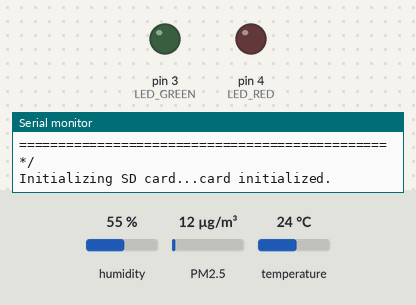
A sketch run on a simulated Arduino Nano, built with avr-gcc and run on an emulated ATmega328P. Shown: output pins drawn as LEDs (lit = HIGH), the last lines printed to the serial monitor. Inputs (shaded band) come from the test bench; at power-on: humidity 55 %, PM2.5 12 µg/m³, temperature 24 °C. The local clock reads 2024-03-15 10:24:30 at power-on unless the sketch sets it; storage starts empty.

Above: at 1.4 s.
At 32.7 s:
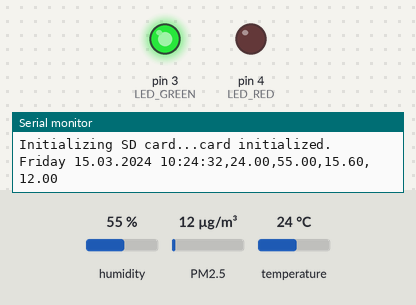
Timing chart, 0 to 81.0 s (numbered marks = the images above):
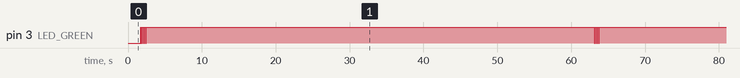

Measured:
- by itself, pin 3 (LED_GREEN): repeats every 61.3 s: 3 × (LOW 0.10 s, HIGH 0.10 s), LOW 0.11 s, HIGH 60.6 s
- by itself, everything shown: repeats every 61.3 s, in 8 steps

The sketch:

Feinstaubboxen_Schelztor_Gymnasium.ino
```cpp
// (licence header left out)
/*
 *   The circuit:
 *
 *   SD card attached to SPI bus as follows:
 *   MOSI - pin D11 on Arduino Nano
 *   MISO - pin D12 on Arduino Nano
 *   SCK - pin D13 on Arduino Nano
 *   CS - depends on your SD card shield or module. (D10)
 *
 *   DHT22 attached as follows:
 *   Data - pin D2 on Arduino Nano
 *
 *   DS3231(RTC) attached as follows:
 *   SDA - pin A4 on Arduino Nano
 *   SCL - pin A5 on Arduino Nano
 *
 *   SDS011(Particle Sensor) attached as follows:
 *   TXD - pin D5 on Arduino Nano
 *   RXD - pin D6 on Arduino Nano
 *
 *   LEDs attached as follows:
 *   LED_RED - pin D3 on Arduino Nano
 *   LED_GREEN - pin D4 on Arduino Nano
 */

// Librarys
  // include the SD library:
  #include <SPI.h>
  #include <SD.h>
  // include the DS3231 library:
  #include <DS3231.h>
  // include the DHT22 library:
  #include <DHT.h>
  // include the SDS011 library:
  #include <SDS011.h>
  // include start-up credentials:
  #include "info.h"
  // Init the DS3231 using the hardware interface:
  DS3231  rtc(SDA, SCL);
  // Init the SDS011:
  SDS011 pm_sensor;

// Constants
  // CS pin for SD card reader
  const int chipSelect = 10;
  // Pin which is connected to the DHT sensor.
  #define DHTPIN            2

  // Uncomment the type of sensor in use:
  //#define DHTTYPE           DHT11     // DHT 11
  #define DHTTYPE           DHT22     // DHT 22 (AM2302)
  //#define DHTTYPE           DHT21     // DHT 21 (AM2301)
  // Initialize DHT sensor
  DHT dht(DHTPIN, DHTTYPE);
  // Variables to store pm measurements
  float pm10,pm25;
  // Variable to store filename
  String fileName;
  // boolean for cr
  boolean cr = true;
  // Variables for status LEDs
  int LED_RED = 4;
  int LED_GREEN = 3;

// Options: Uncomment this if you want to use the SDS011 sleep mode capabilities
//(leads to: longer battery life & longer lifetime of the sensor)
//  #define SLEEPMODE

void setup() {
  // Initialize the rtc object
  rtc.begin();
  // Initialize the dht object
  dht.begin();
  // Initialize the pm_sensor object
  pm_sensor.begin(5,6); //TX,RX
  // define pins
  pinMode(LED_RED,OUTPUT);
  pinMode(LED_GREEN,OUTPUT);
  // Open serial communications and wait for port to open:
  Serial.begin(9600);

  while (!Serial) {
    ; // wait for serial port to connect. Needed for native USB port only
  }
  // print cr info
  Serial.println(CR);

  // create new filename
  String dow = rtc.getDOWStr(FORMAT_SHORT);
  String month = rtc.getMonthStr(FORMAT_SHORT);
  fileName =  month + dow + ".txt";

  Serial.print("Initializing SD card...");

  // see if the card is present and can be initialized:
  if (!SD.begin(chipSelect)) {
    Serial.println("Card failed, or not present");
    // toggle status LEDs
    digitalWrite(LED_RED,HIGH);
    digitalWrite(LED_GREEN,LOW);
    // don't do anything more:
    while (1);
  }
  Serial.println("card initialized.");
}

void loop() {
  // Reading temperature or humidity takes about 250 milliseconds!
  // Sensor readings may also be up to 2 seconds 'old' (its a very slow sensor)
  float h = dht.readHumidity();
  // Read temperature as Celsius (the default)
  float t = dht.readTemperature();

  // Check if any reads failed and exit early (to try again).
  if (isnan(h) || isnan(t)) {
    Serial.println("Failed to read from DHT sensor!");
    return;
  }

  // Measure pm
  if (! pm_sensor.read(&pm25,&pm10)) {        //returns a 0 when reading was successfully
    ;
  }

  else {
    Serial.println("Error reading sensor data. Check wiring!");
    }

  //short delay
  delay(500);

  File dataFile = SD.open(fileName, FILE_WRITE);

  if (dataFile) {
    // toggle status LEDs
    digitalWrite(LED_GREEN,HIGH);
    digitalWrite(LED_RED,LOW);
    if(cr == true) {
      dataFile.println(CR);
      dataFile.println(INFO);
      cr = false;
    }
      digitalWrite(LED_GREEN,LOW);
      delay(100);
      dataFile.print(rtc.getDOWStr());
      dataFile.print(" ");
      digitalWrite(LED_GREEN,HIGH);
      delay(100);
      dataFile.print(rtc.getDateStr());
      dataFile.print(" ");
      digitalWrite(LED_GREEN,LOW);
      delay(100);
      dataFile.print(rtc.getTimeStr());
      dataFile.print(",");
      digitalWrite(LED_GREEN,HIGH);
      delay(100);
      dataFile.print(t);
      dataFile.print(",");
      digitalWrite(LED_GREEN,LOW);
      delay(100);
      dataFile.print(h);
      dataFile.print(",");
      digitalWrite(LED_GREEN,HIGH);
      delay(100);
      dataFile.print(pm10);
      dataFile.print(",");
      digitalWrite(LED_GREEN,LOW);
      delay(100);
      dataFile.println(pm25);
      dataFile.close();
      digitalWrite(LED_GREEN,HIGH);
      delay(100);

      // print to the serial port too:
      // Send Day-of-Week
      Serial.print(rtc.getDOWStr());
      Serial.print(" ");

      // Send date
      Serial.print(rtc.getDateStr());
      Serial.print(" ");

      // Send time
      Serial.print(rtc.getTimeStr());

      // Send data
      Serial.print(",");
      Serial.print(t);
      Serial.print(",");
      Serial.print(h);
      Serial.print(",");
      Serial.print(pm10);
      Serial.print(",");
      Serial.println(pm25);
    }
    // if the file isn't open, pop up an error:
    else {
      Serial.println("error opening " + fileName);
      // toggle status LEDs
      digitalWrite(LED_RED,HIGH);
      digitalWrite(LED_GREEN,LOW);
    }
  #ifdef SLEEPMODE
  pm_sensor.sleep();
  delay(55000);                                 //sleeps for 55 seconds (The fan stops spinning & senor turns into sleeping mode => longer lifetime + lower power consumption)
  pm_sensor.wakeup();
  delay(5000);                                  //some reaction time for the sensor
  #endif

  #ifndef SLEEPMODE
  delay(60000);
  #endif

}
```

info.h
```cpp
// (licence header left out)
// Use this file to store all of the start-up credentials:
#define CR F("/* ============================================\nFeinstaubboxen Schelztor-Gymnasium Arduino Script\n     (c) 2020 F.Bisinger\n\nPermission is hereby granted, free of charge, to any person obtaining a copy\nof this software and associated documentation files (the 'Software'), to deal\nin the Software without restriction, including without limitation the rights\nto use, copy, modify, merge, publish, distribute, sublicense, and/or sell\ncopies of the Software, and to permit persons to whom the Software is\nfurnished to do so, subject to the following conditions:\n\nThe above copyright notice and this permission notice shall be included in\nall copies or substantial portions of the Software.\n\nTHE SOFTWARE IS PROVIDED 'AS IS', WITHOUT WARRANTY OF ANY KIND, EXPRESS OR\nIMPLIED, INCLUDING BUT NOT LIMITED TO THE WARRANTIES OF MERCHANTABILITY,\nFITNESS FOR A PARTICULAR PURPOSE AND NONINFRINGEMENT. IN NO EVENT SHALL THE\nAUTHORS OR COPYRIGHT HOLDERS BE LIABLE FOR ANY CLAIM, DAMAGES OR OTHER\nLIABILITY, WHETHER IN AN ACTION OF CONTRACT, TORT OR OTHERWISE, ARISING FROM,\nOUT OF OR IN CONNECTION WITH THE SOFTWARE OR THE USE OR OTHER DEALINGS IN\nTHE SOFTWARE.\n===============================================*/")
#define INFO F("/*measurements are stored as follows:\n\nDOW(day of week) DATE(DMY) TIME(HMS), temperature, humidity, pm10, pm2.5*/\n")
```
